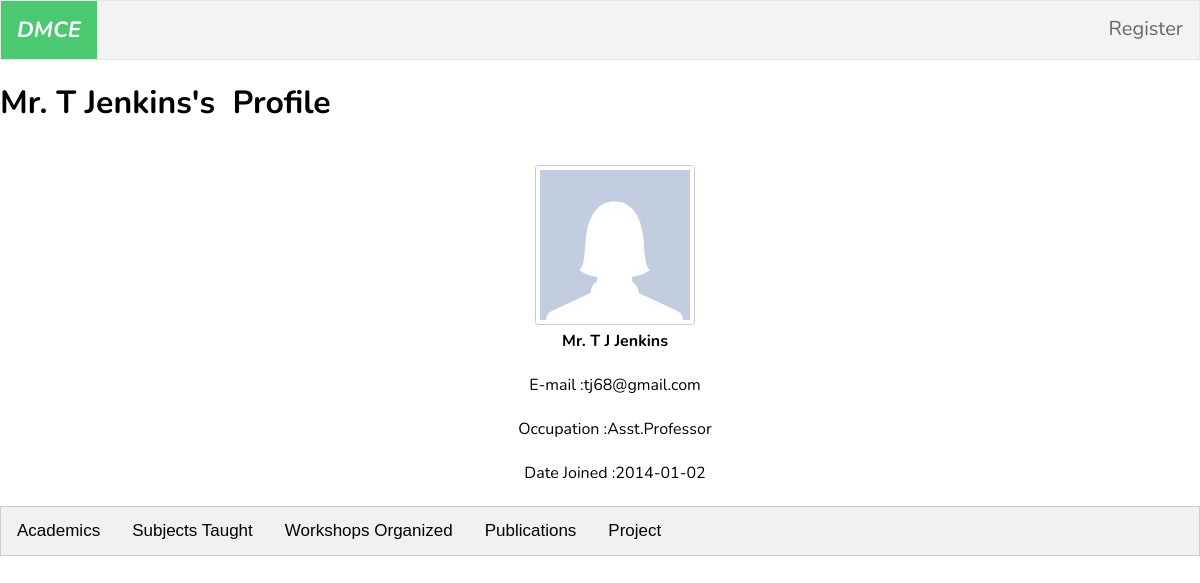
The app's page /profile.php?id=20439 with its own data.
### tables this page shows
CREATE TABLE `fac_info` (
  `fac_id` int(16) UNSIGNED NOT NULL,
  `salut` varchar(4) NOT NULL,
  `fname` varchar(16) NOT NULL,
  `mname` varchar(16) NOT NULL,
  `lname` varchar(40) NOT NULL,
  `email` varchar(32) DEFAULT NULL,
  `occupation` varchar(16) DEFAULT NULL,
  `pwd` varchar(32) DEFAULT NULL,
  `gender` varchar(6) DEFAULT NULL,
  `join_dt` date DEFAULT NULL,
  `image` varchar(1024) DEFAULT NULL
);

### profile.php (the view, shortened to what this page needs)
<?php
include "includes/db.php";
$fac_id= $_GET['id'];
$query1="SELECT * FROM fac_info  where fac_id=".$fac_id;
$result= mysqli_query($connection,$query1);
if($result){
    if($obj=$result->fetch_object()){
        $image= $obj->image;
        $salut=$obj->salut;
        $fname=$obj->fname;
        $mname=$obj->mname;
        $lname=$obj->lname;
        $email=$obj->email;
        $occupation=$obj->occupation;
        $join_dt=$obj->join_dt;
      }
    }
?>
<!DOCTYPE html>
<html>
<head>
    <link rel="stylesheet" type="text/css" href="css/nav.css">
    <link rel="stylesheet" type="text/css" href="css/main.css">
    <link rel="stylesheet" type="text/css" href="css/profile.css">
</head>
<body>
<ul>
  <div id="brand">
  <li><a class="active" href="index.php">DMCE</a></li>
  </div>
  <div class="other" id="right">
  <li><a href='signup1.php'>Register</a></li>
  </div>
</ul>
    <h1><?php echo $salut.' '.$fname.' '.$lname.'&apos;'.'s &nbsp;';?>Profile</h1>
<?php
        echo '<div class="l-12 columns" align="center">';
        echo'<img src="'.$image.'" class="th"/><br/>';
        echo'<p class="text-index"><strong>'.$salut.' '.$fname.' '.$mname.' '.$lname.'</strong></p><br>';
        echo'<p class="text-index">E-mail :'.$email.'</strong></p><br>';
        echo'<p class="text-index">Occupation :'.$occupation.'</strong></p><br>';
        echo'<p class="text-index">Date Joined :'.$join_dt.'</strong></p><br>';
        echo'</div>';
?>
<div class="tab" >
  <button class="tablinks" onclick="openTab(event, 'qual')" >Academics</button>
  <button class="tablinks" onclick="openTab(event, 'subt')" >Subjects Taught</button>
  <button class="tablinks" onclick="openTab(event, 'workshop')">Workshops Organized</button>
  <button class="tablinks" onclick="openTab(event, 'publications')">Publications</button>
  <button class="tablinks" onclick="openTab(event, 'project')">Project</button>
</div>
   </body>
</html>

### css/nav.css (style rules this page uses)
ul { list-style-type: none; margin: 0px 0px 0px 0px; padding: 0px 0px 0px 0px; overflow: hidden; border: 1px solid #e7e7e7; background-color: #f3f3f3; font-family: 'Nunito', sans-serif; font-size:20px; }
li { float: left; }
#right { float: right; }
#brand { font-style: oblique; font-weight: bolder; font-size: 22px; }
li a { display: block; color: #666; text-align: center; padding: 14px 16px; text-decoration: none; }
body { margin:0px 0px 0px 0px; font-family: 'Nunito', sans-serif; background-image: url("bg-01.jpg"); }
li a.active { color: white; background-color: #4BC970; }

### css/main.css (style rules this page uses)
.column, .columns { margin-top:20px; position: relative; padding-left: 0.9375rem; padding-right: 0.9375rem; align-self: center; float:left; }
.l-12 { width: 100%; }
.th { line-height: 0; display: inline-block; border: solid 4px white; width: 150px; height: 150px; box-shadow: 0 0 0 1px rgba(0, 0, 0, 0.2); transition: all 200ms ease-out; border-radius: 3px; }
p { margin:0px auto; }

### css/profile.css (style rules this page uses)
body { font-family: 'Nunito', sans-serif; }
.tab { overflow: hidden; border: 1px solid #ccc; background-color: #f1f1f1; }
.tab button { background-color: inherit; float: left; border: none; outline: none; cursor: pointer; padding: 14px 16px; transition: 0.3s; font-size: 17px; }
h1 { align-self: center; }

### records on screen
fac_info: salut "Mr.", fname "T", lname "Jenkins", image (picture), mname "J", email "tj68@gmail.com", occupation "Asst.Professor", join_dt "2014-01-02"
